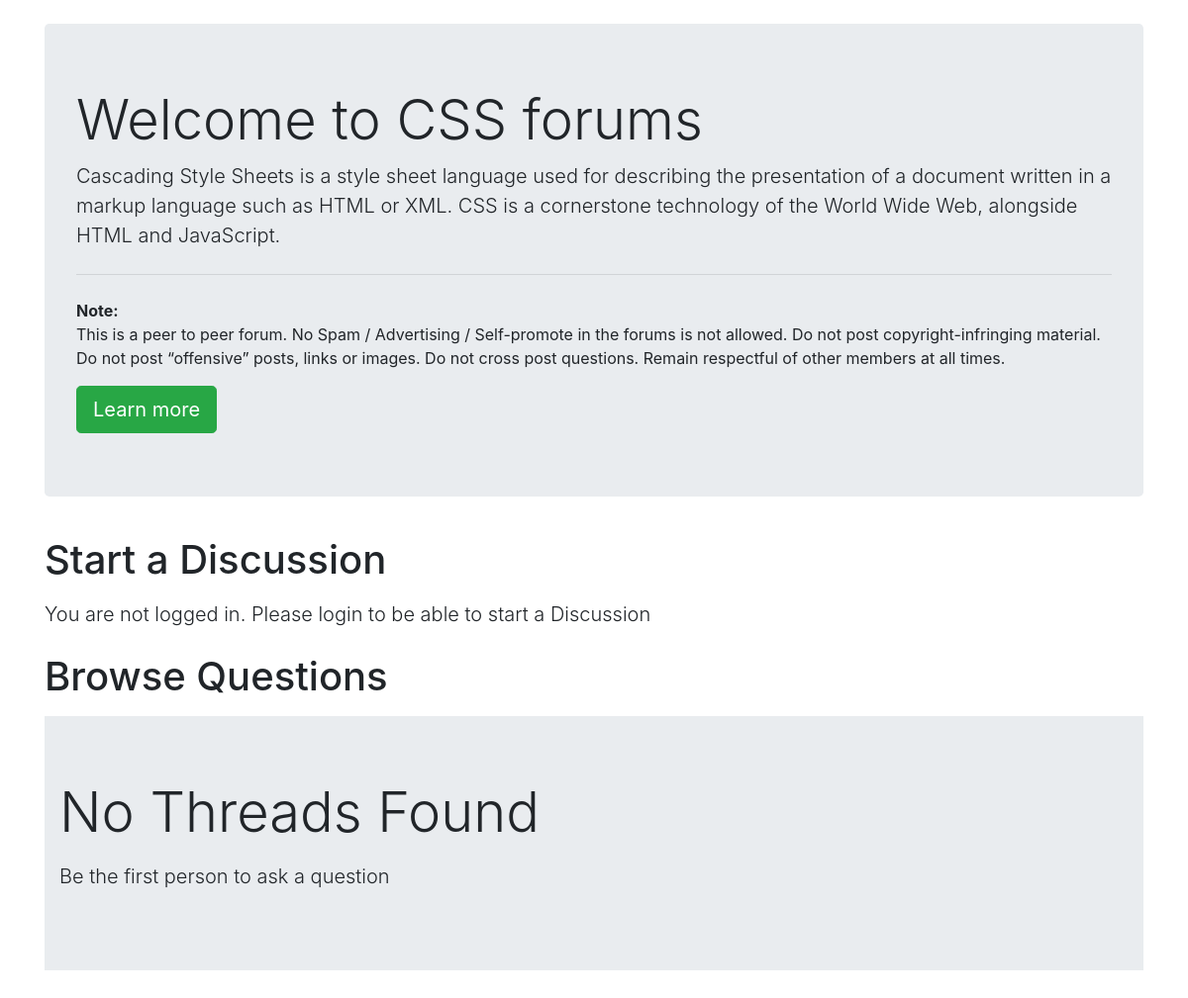
The app's page /threadlist.php?catid=3 with its own data.
### tables this page shows
CREATE TABLE `categories` (
  `category_id` int(11) NOT NULL,
  `category_name` varchar(50) NOT NULL,
  `category_description` varchar(255) NOT NULL,
  `created` datetime NOT NULL DEFAULT current_timestamp()
);

### threadlist.php (the view, shortened to what this page needs)
<!doctype html>
<html lang="en">
<head>
    <link rel="stylesheet" href="https://stackpath.bootstrapcdn.com/bootstrap/4.5.0/css/bootstrap.min.css"
>
</head>
<body>
    <?php
    $id = $_GET['catid'];
    $sql = "SELECT * FROM `categories` WHERE category_id=$id";
    $result = mysqli_query($conn, $sql);
    while($row = mysqli_fetch_assoc($result)){
        $catname = $row['category_name'];
        $catdesc = $row['category_description'];
    }
    ?>
    <div class="container my-4">
        <div class="jumbotron">
            <h1 class="display-4">Welcome to <?php echo $catname;?> forums</h1>
            <p class="lead"> <?php echo $catdesc;?></p>
            <hr class="my-4">
            <p><b>Note: </b><br>This is a peer to peer forum. No Spam / Advertising / Self-promote in the forums is not allowed. Do not
                post copyright-infringing material. Do not post “offensive” posts, links or images. Do not cross post
                questions. Remain respectful of other members at all times.</p>
            <a class="btn btn-success btn-lg" href="https://www.wikipedia.org/" target="_blank" role="button">Learn more</a>
        </div>
    </div>
    <?php
    if(isset($_SESSION['loggedin']) && $_SESSION['loggedin']==true){
    echo '<div class="container">
            <h1 class="py-2">Start a Discussion</h1>
            <form action="'. $_SERVER["REQUEST_URI"] . '" method="post">
                <div class="form-group">
                    <label for="exampleInputEmail1">Problem Title</label>
                    <input type="text" class="form-control" id="title" name="title" aria-describedby="emailHelp">
                    <small id="emailHelp" class="form-text text-muted">Keep your title as short and crisp as
                        possible</small>
                </div>
                <input type="hidden" name="sno" value="'. $_SESSION["sno"]. '">
                <div class="form-group">
                    <label for="exampleFormControlTextarea1">Ellaborate Your Concern</label>
                    <textarea class="form-control" id="desc" name="desc" rows="3"></textarea>
                </div>
                <button type="submit" class="btn btn-success">Submit</button>
            </form>
        </div>';
    }
    else{
        echo '
        <div class="container">
        <h1 class="py-2">Start a Discussion</h1>
           <p class="lead">You are not logged in. Please login to be able to start a Discussion</p>
        </div>
        ';
    }
    ?>
    <div class="container mb-5" id="ques">
        <h1 class="py-2">Browse Questions</h1>
    <?php
    $noResult = true;
        if($noResult){
            echo '<div class="jumbotron jumbotron-fluid">
                    <div class="container">
                        <p class="display-4">No Threads Found</p>
                        <p class="lead"> Be the first person to ask a question</p>
                    </div>
                 </div> ';
        }
    ?>
    </div>
</body>
</html>

### threadlist.php (style rules this page uses)
#ques { min-height: 433px; }

### records on screen
categories: category_name "CSS", category_description "Cascading Style Sheets is a style sheet language used for describing the presentation of a document written in a markup language such as HTML or XML. CSS is a cornerstone technology of the World Wide Web, alongside HTML and JavaScript."
